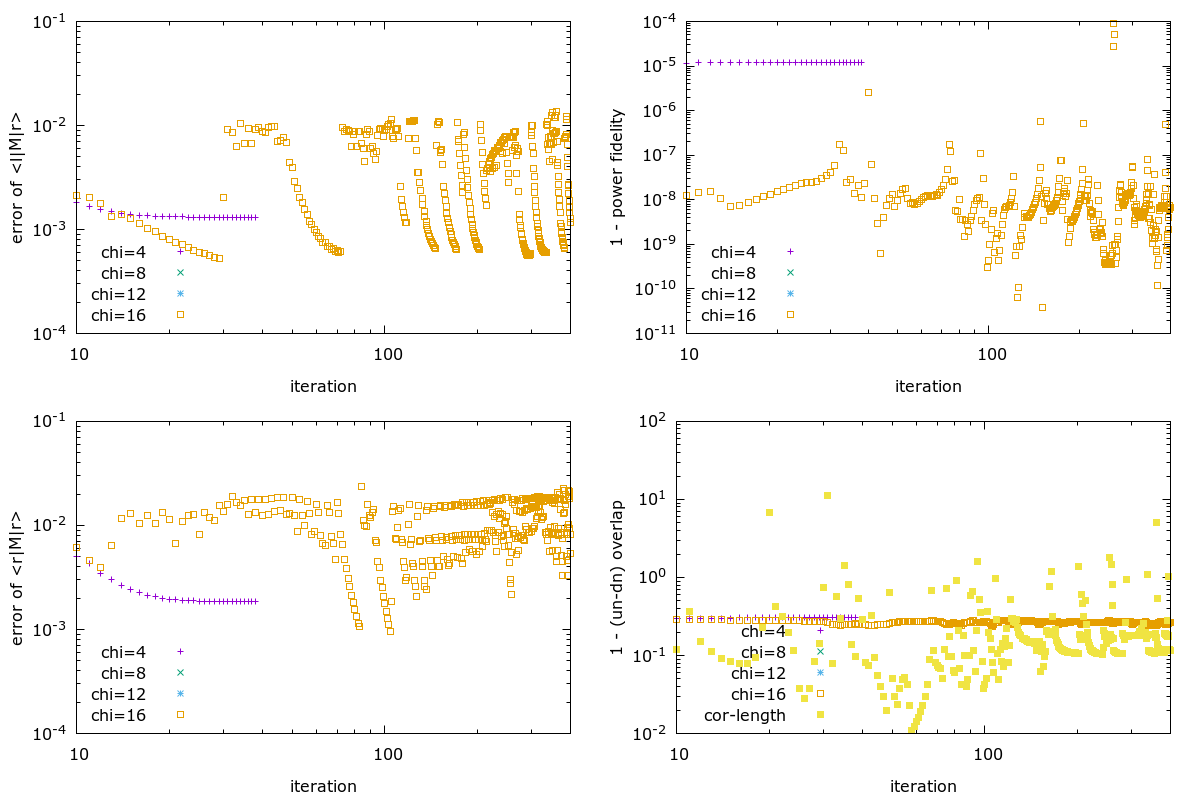

Generate this figure with gnuplot:
set terminal png
set output "./plot/triisingU.png"
set term png size 1200, 800

filename(n) = sprintf("./data/triisingU-chi%d.dat", 4*i)
labelname(n) = sprintf("chi=%d", 4*i)
logZ = 0.3230659669

set multiplot layout 2,2 columns

    unset logscale
    set logscale xy
    set ylabel "error"
    set xlabel "iteration"
    set format y "10^{%L}"

    maxn = 4

    set xr [10:400]
    # set yr [1.6:1.8]

    set ylabel "error of <l|M|r>"
    plot for [i=1:maxn] filename(i) using ($1):(abs(logZ-($4))) title labelname(n)#, "./data/triising-chi16-corl.dat" using ($1/100000) title "cor-length"

    set ylabel "error of <r|M|r>"
    plot for [i=1:maxn] filename(i) using ($1):(abs(logZ-($2))) title labelname(n)
    

    set ylabel "1 - power fidelity"
    plot for [i=1:maxn] filename(i) using ($1):(1-$6) title labelname(n)

    set ylabel "1 - (un-dn) overlap"
    plot for [i=1:maxn] filename(i) using ($1):(abs(1-($5))) title labelname(n), "./data/triising-chi16-corl.dat" using ($1/1000) title "cor-length"

unset multiplot